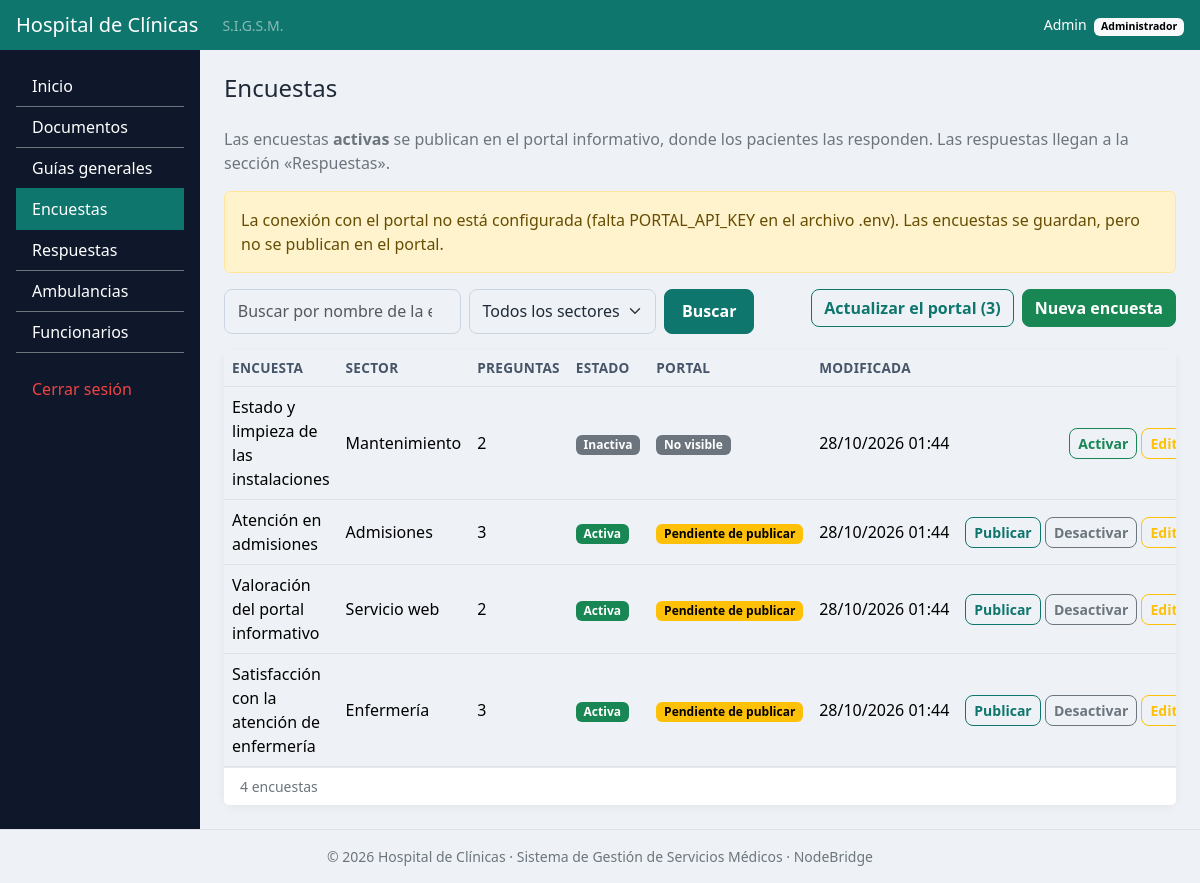
The page /encuestas/index.php (signed in) on the database its author committed.
### tables this page shows
CREATE TABLE `funcionario` (
  `id_funcionario` INT AUTO_INCREMENT PRIMARY KEY,
  `nombre` VARCHAR(50) NOT NULL UNIQUE,           
  `contrasena` VARCHAR(255) NOT NULL,             
  `id_rol` INT NOT NULL,
  `activo` TINYINT(1) NOT NULL DEFAULT 1,         
  `email` VARCHAR(70) NULL UNIQUE,
  CONSTRAINT `fk_funcionario_rol` FOREIGN KEY (`id_rol`) REFERENCES `rol` (`id_rol`)
);

CREATE TABLE `rol` (
  `id_rol` INT NOT NULL PRIMARY KEY,
  `nombre_rol` VARCHAR(40) NOT NULL
);

CREATE TABLE `encuesta` (
  `id_encuesta` INT AUTO_INCREMENT PRIMARY KEY,
  `titulo_encuesta` VARCHAR(150) NOT NULL,
  `descripcion` VARCHAR(500) NULL,
  `id_sector` INT NOT NULL,
  `id_funcionario` INT NOT NULL,                  
  `activa` TINYINT(1) NOT NULL DEFAULT 0,         
  `estado_portal` TINYINT(1) NOT NULL DEFAULT 0,  
  `fecha_creacion` DATETIME NOT NULL DEFAULT CURRENT_TIMESTAMP,
  `fecha_modificacion` DATETIME NOT NULL DEFAULT CURRENT_TIMESTAMP ON UPDATE CURRENT_TIMESTAMP,
  UNIQUE KEY `uq_encuesta_sector_titulo` (`id_sector`, `titulo_encuesta`),
  INDEX `idx_encuesta_titulo` (`titulo_encuesta`),
  CONSTRAINT `fk_encuesta_id_sector` FOREIGN KEY (`id_sector`) REFERENCES `sector` (`id_sector`),
  CONSTRAINT `fk_encuesta_id_funcionario` FOREIGN KEY (`id_funcionario`) REFERENCES `funcionario` (`id_funcionario`)
);

CREATE TABLE `sector` (
  `id_sector` INT AUTO_INCREMENT PRIMARY KEY,
  `nombre_sector` VARCHAR(60) NOT NULL UNIQUE
);

### includes/helpers.php (called while the page is built, shortened)
<?php
function base_url(): string
{
    $manual = getenv('BASE_URL');
    $raiz = str_replace('\\', '/', (string) realpath(__DIR__ . '/..')) . '/';
    $script = str_replace('\\', '/', (string) realpath((string) ($_SERVER['SCRIPT_FILENAME'] ?? '')));
    $urlScript = (string) parse_url((string) ($_SERVER['SCRIPT_NAME'] ?? ''), PHP_URL_PATH);
    if ($script !== '' && strpos($script, $raiz) === 0) {
        $relativa = '/' . substr($script, strlen($raiz));
        if (substr($urlScript, -strlen($relativa)) === $relativa) {
            return rtrim(substr($urlScript, 0, -strlen($relativa)), '/');
        }
    }
    return '';
}
function url(string $ruta = ''): string
{
    return base_url() . '/' . ltrim($ruta, '/');
}
function h(?string $texto): string
{
    return htmlspecialchars((string) $texto, ENT_QUOTES, 'UTF-8');
}
function nombre_visible(?string $nombre): string
{
    $n = trim((string) $nombre);
    if (function_exists('mb_substr')) {
        return mb_strtoupper(mb_substr($n, 0, 1, 'UTF-8'), 'UTF-8') . mb_substr($n, 1, null, 'UTF-8');
    }
    return ucfirst($n);
}
function formatear_fecha(?string $fecha): string
{
    $t = $fecha ? strtotime($fecha) : false;
    return $t ? date('d/m/Y H:i', $t) : '-';
}
function paginar(int $total, int $porPagina): array
{
    $paginas = max(1, (int) ceil($total / $porPagina));
    $pagina = min(max(1, (int) ($_GET['pagina'] ?? 1)), $paginas);
    return [$pagina, $paginas, ($pagina - 1) * $porPagina];
}

### includes/conexion.php (called while the page is built, shortened)
<?php
function env_o(string $clave, string $porDefecto): string
{
    $valor = getenv($clave);
    return ($valor === false || $valor === '') ? $porDefecto : $valor;
}
function db(): PDO
{
    static $pdo = null;
    if ($pdo !== null) {
        return $pdo;
    }
    $dsn = env_o('DB_DSN', sprintf(
        'mysql:host=%s;port=%s;dbname=%s;charset=utf8mb4',
        env_o('DB_HOST', '127.0.0.1'),
        env_o('DB_PORT', '3306'),
        env_o('DB_NAME', 'sigsm')
    ));
    try {
        $pdo = new PDO($dsn, env_o('DB_USER', 'root'), env_o('DB_PASS', ''), [
            PDO::ATTR_ERRMODE => PDO::ERRMODE_EXCEPTION,
            PDO::ATTR_DEFAULT_FETCH_MODE => PDO::FETCH_ASSOC,
            PDO::ATTR_EMULATE_PREPARES => false,
        ]);
    } catch (PDOException $e) {
        error_log('[sigsm] No se pudo conectar a la base: ' . $e->getMessage());
        http_response_code(500);
        exit('No se pudo conectar a la base de datos. Verifique que MySQL esté iniciado y que la base "sigsm" esté importada.');
    }
    return $pdo;
}

### includes/auth.php (called while the page is built, shortened)
<?php
require_once __DIR__ . '/conexion.php';
require_once __DIR__ . '/helpers.php';
function usuario_actual(): ?array
{
    static $usuario = false;
    if ($usuario !== false) {
        return $usuario;
    }
    $usuario = null;
    $id = (int) ($_SESSION['id_funcionario'] ?? 0);
    if ($id > 0) {
        $st = db()->prepare(
            'SELECT f.id_funcionario, f.nombre, f.email, f.id_rol, r.nombre_rol
               FROM funcionario f
               JOIN rol r ON r.id_rol = f.id_rol
              WHERE f.id_funcionario = ? AND f.activo = 1'
        );
        $st->execute([$id]);
        $usuario = $st->fetch() ?: null;
    }
    return $usuario;
}
function es_admin(): bool
{
    $u = usuario_actual();
    return $u !== null && (int) $u['id_rol'] === ROL_ADMIN;
}
function requerir_login(): array
{
    $u = usuario_actual();
    return $u;
}
function requerir_admin(): array
{
    $u = requerir_login();
    return $u;
}

### includes/portal.php (called while the page is built, shortened)
<?php
require_once __DIR__ . '/conexion.php';
function portal_configurado(): bool
{
    return env_o('PORTAL_API_KEY', '') !== '';
}
function etiqueta_portal_encuesta(int $activa, int $estado): array
{
    if ($activa === 1) {
        return match ($estado) {
            ESTADO_PORTAL_PUBLICADA => ['En el portal', 'success'],
            ESTADO_PORTAL_DESACTUALIZADA => ['Cambios sin publicar', 'warning'],
            default => ['Pendiente de publicar', 'warning'],
        };
    }
    return $estado === ESTADO_PORTAL_PENDIENTE ? ['No visible', 'secondary'] : ['Pendiente de retirar', 'warning'];
}

### encuestas/index.php (the view, shortened to what this page needs)
<?php
require_once __DIR__ . '/../includes/auth.php';
require_once __DIR__ . '/../includes/layout.php';
require_once __DIR__ . '/../includes/portal.php';
requerir_admin();
$pdo = db();
$q = trim((string) ($_GET['q'] ?? ''));
$donde = [];
$params = [];
$sqlDonde = $donde ? 'WHERE ' . implode(' AND ', $donde) : '';
$st = $pdo->prepare("SELECT COUNT(*) FROM encuesta e $sqlDonde");
$st->execute($params);
$total = (int) $st->fetchColumn();
$porPagina = 15;
[$pagina, $paginas, $desde] = paginar($total, $porPagina);
$st = $pdo->prepare(
    "SELECT e.id_encuesta, e.titulo_encuesta, e.activa, e.estado_portal, e.fecha_modificacion,
            s.nombre_sector,
            (SELECT COUNT(*) FROM pregunta p WHERE p.id_encuesta = e.id_encuesta) AS cantidad_preguntas
       FROM encuesta e
       JOIN sector s ON s.id_sector = e.id_sector
       $sqlDonde
      ORDER BY e.fecha_modificacion DESC, e.id_encuesta DESC
      LIMIT $porPagina OFFSET $desde"
);
$st->execute($params);
$encuestas = $st->fetchAll();
$hayEncuestas = $encuestas ? true : (bool) $pdo->query('SELECT 1 FROM encuesta LIMIT 1')->fetchColumn();
$pendientesPortal = (int) $pdo->query('SELECT COUNT(*) FROM encuesta WHERE ' . SQL_ENCUESTAS_PENDIENTES_PORTAL)->fetchColumn();
encabezado('Encuestas', 'encuestas');
?>
<p class="text-secondary">
    Las encuestas <strong>activas</strong> se publican en el portal informativo, donde los pacientes las responden.
    Las respuestas llegan a la sección «Respuestas».
</p>
<?php if (!portal_configurado()): ?>
    <div class="alert alert-warning"><?= h(MSG_PORTAL_SIN_CONFIGURAR) ?> Las encuestas se guardan, pero no se publican en el portal.</div>
<?php endif; ?>
<div class="d-flex flex-wrap gap-2 justify-content-between align-items-start mb-3">
    <form method="GET" class="row g-2 flex-grow-1" style="max-width: 760px;">
        <div class="col-12 col-md-5">
            <input type="search" class="form-control" name="q" placeholder="Buscar por nombre de la encuesta..."
                   value="<?= h($q) ?>" aria-label="Buscar por nombre de la encuesta">
        </div>
        <div class="col-12 col-md-4">
            <select class="form-select" name="sector" aria-label="Sector">
                <option value="0">Todos los sectores</option>
            </select>
        </div>
        <div class="col-6 col-md-2 d-grid">
            <button class="btn btn-primary" type="submit">Buscar</button>
        </div>
    </form>
    <div class="d-flex flex-wrap gap-2">
        <?php if ($pendientesPortal > 0): ?>
            <form method="POST" action="<?= h(url('encuestas/publicar.php')) ?>">
                <button class="btn btn-outline-primary" type="submit">Actualizar el portal (<?= $pendientesPortal ?>)</button>
            </form>
        <?php endif; ?>
        <a class="btn btn-success" href="<?= h(url('encuestas/formulario.php')) ?>">Nueva encuesta</a>
    </div>
</div>
<div class="card">
    <?php if (!$encuestas): ?>
        <div class="card-body text-secondary">
            <?= $hayEncuestas ? 'No se encontraron encuestas con esa búsqueda.' : 'Todavía no hay encuestas creadas.' ?>
        </div>
    <?php else: ?>
        <div class="table-responsive">
            <table class="table table-hover align-middle mb-0 tabla-acciones">
                <thead>
                    <tr>
                        <th>Encuesta</th><th>Sector</th><th>Preguntas</th><th>Estado</th><th>Portal</th><th>Modificada</th>
                        <th class="text-end">Acciones</th>
                    </tr>
                </thead>
                <tbody>
                <?php foreach ($encuestas as $e): $id = (int) $e['id_encuesta']; ?>
                    <tr>
                        <td><?= h($e['titulo_encuesta']) ?></td>
                        <td><?= h($e['nombre_sector']) ?></td>
                        <td><?= (int) $e['cantidad_preguntas'] ?></td>
                        <td>
                            <?= $e['activa']
                                ? '<span class="badge text-bg-success">Activa</span>'
                                : '<span class="badge text-bg-secondary">Inactiva</span>' ?>
                        </td>
                        <td>
                            <?php [$textoPortal, $colorPortal] = etiqueta_portal_encuesta((int) $e['activa'], (int) $e['estado_portal']); ?>
                            <span class="badge text-bg-<?= h($colorPortal) ?>"><?= h($textoPortal) ?></span>
                        </td>
                        <td class="text-nowrap"><?= h(formatear_fecha($e['fecha_modificacion'])) ?></td>
                        <td class="text-end text-nowrap">
                            <?php if ($colorPortal === 'warning'): ?>
                                <form method="POST" action="<?= h(url('encuestas/publicar.php')) ?>">
                                    <button class="btn btn-sm btn-outline-primary" type="submit">Publicar</button>
                                </form>
                            <?php endif; ?>
                            <form method="POST" action="<?= h(url('encuestas/estado.php')) ?>"
                                  <?= $e['activa'] ? 'onsubmit="return confirm(\'¿Desactivar esta encuesta? Dejará de mostrarse a los pacientes.\');"' : '' ?>>
                                <button class="btn btn-sm btn-outline-<?= $e['activa'] ? 'secondary' : 'success' ?>" type="submit">
                                    <?= $e['activa'] ? 'Desactivar' : 'Activar' ?>
                                </button>
                            </form>
                            <a class="btn btn-sm btn-outline-warning"
                               href="<?= h(url('encuestas/formulario.php?id=' . $id)) ?>">Editar</a>
                        </td>
                    </tr>
                <?php endforeach; ?>
                </tbody>
            </table>
        </div>
        <div class="card-footer d-flex flex-wrap justify-content-between align-items-center gap-2">
            <small class="text-secondary"><?= $total ?> encuesta<?= $total === 1 ? '' : 's' ?></small>
        </div>
    <?php endif; ?>
</div>
<?php pie(); ?>

### includes/layout.php (shortened to what this page needs)
<?php
function bootstrap_css(): string
{
    return 'https://cdn.jsdelivr.net/npm/bootstrap@5.3.3/dist/css/bootstrap.min.css';
}
function opciones_menu(): array
{
    return [
        'panel'        => ['Inicio',        'panel.php',                false],
        'documentos'   => ['Documentos',    'documentos/index.php',     false],
        'guias'        => ['Guías generales', 'documentos/index.php?tipo=guias', false],
        'encuestas'    => ['Encuestas',     'encuestas/index.php',      true],
        'respuestas'   => ['Respuestas',    'encuestas/respuestas.php', true],
        'ambulancias'  => ['Ambulancias',   'ambulancias/index.php',    false],
        'funcionarios' => ['Funcionarios',  'funcionarios/index.php',   true],
    ];
}
function encabezado(string $titulo, string $activo): void
{
    $u = usuario_actual();
    ?>
<!DOCTYPE html>
<html lang="es">
<head>
    <link href="<?= h(bootstrap_css()) ?>" rel="stylesheet">
    <link href="<?= h(url('assets/css/estilos.css')) ?>" rel="stylesheet">
</head>
<body>
<header class="navbar navbar-dark bg-primary px-3 py-2">
    <div class="d-flex align-items-center gap-2">
        <a class="navbar-brand mb-0 h1 fs-5" href="<?= h(url('panel.php')) ?>">Hospital de Clínicas</a>
        <span class="text-white-50 small d-none d-sm-inline">S.I.G.S.M.</span>
    </div>
    <?php if ($u): ?>
        <div class="text-white small text-end">
            <?= h(nombre_visible($u['nombre'])) ?>
            <span class="badge text-bg-light ms-1"><?= h($u['nombre_rol']) ?></span>
        </div>
    <?php endif; ?>
</header>
<div class="container-fluid">
    <div class="row">
        <?php if ($u): ?>
        <nav id="menu-lateral" class="col-md-3 col-lg-2 bg-dark collapse d-md-block p-3 menu-lateral">
            <div class="list-group list-group-flush">
                <?php foreach (opciones_menu() as $clave => [$texto, $ruta, $soloAdmin]): ?>
                    <a href="<?= h(url($ruta)) ?>"
                       class="list-group-item list-group-item-action bg-dark text-white border-secondary<?= $clave === $activo ? ' active' : '' ?>">
                        <?= h($texto) ?>
                    </a>
                <?php endforeach; ?>
                <a href="<?= h(url('logout.php')) ?>"
                   class="list-group-item list-group-item-action bg-dark text-danger border-secondary mt-3">Cerrar sesión</a>
            </div>
        </nav>
        <?php endif; ?>
        <main class="<?= $u ? 'col-md-9 col-lg-10' : 'col-12' ?> p-4">
            <h1 class="h4 mb-4"><?= h($titulo) ?></h1>
<?php
}
function pie(): void
{
    ?>
        </main>
    </div>
</div>
<footer class="text-center text-secondary small py-3 border-top">
    © 2026 Hospital de Clínicas · Sistema de Gestión de Servicios Médicos · NodeBridge
</footer>
</body>
</html>
<?php
}

### rows shown on the page
funcionario: nombre "Admin", id_rol.nombre_rol "Administrador"
encuesta: titulo_encuesta "Estado y limpieza de las instalaciones", id_sector.nombre_sector "Mantenimiento", cantidad_preguntas "2", activa "Inactiva", textoPortal "No visible", fecha_modificacion "28/10/2026 01:44"
encuesta: titulo_encuesta "Atención en admisiones", id_sector.nombre_sector "Admisiones", cantidad_preguntas "3", activa "Activa", textoPortal "Pendiente de publicar", fecha_modificacion "28/10/2026 01:44"
encuesta: titulo_encuesta "Valoración del portal informativo", id_sector.nombre_sector "Servicio web", cantidad_preguntas "2", activa "Activa", textoPortal "Pendiente de publicar", fecha_modificacion "28/10/2026 01:44"
encuesta: titulo_encuesta "Satisfacción con la atención de enfermería", id_sector.nombre_sector "Enfermería", cantidad_preguntas "3", activa "Activa", textoPortal "Pendiente de publicar", fecha_modificacion "28/10/2026 01:44"

### other values the page prints
$texto "Inicio"
$texto "Documentos"
$texto "Guías generales"
$texto "Encuestas"
$texto "Respuestas"
$texto "Ambulancias"
$texto "Funcionarios"
$titulo "Encuestas"
MSG_PORTAL_SIN_CONFIGURAR "La conexión con el portal no está configurada (falta PORTAL_API_KEY en el archivo .env)."
$pendientesPortal "3"
$total "4"
